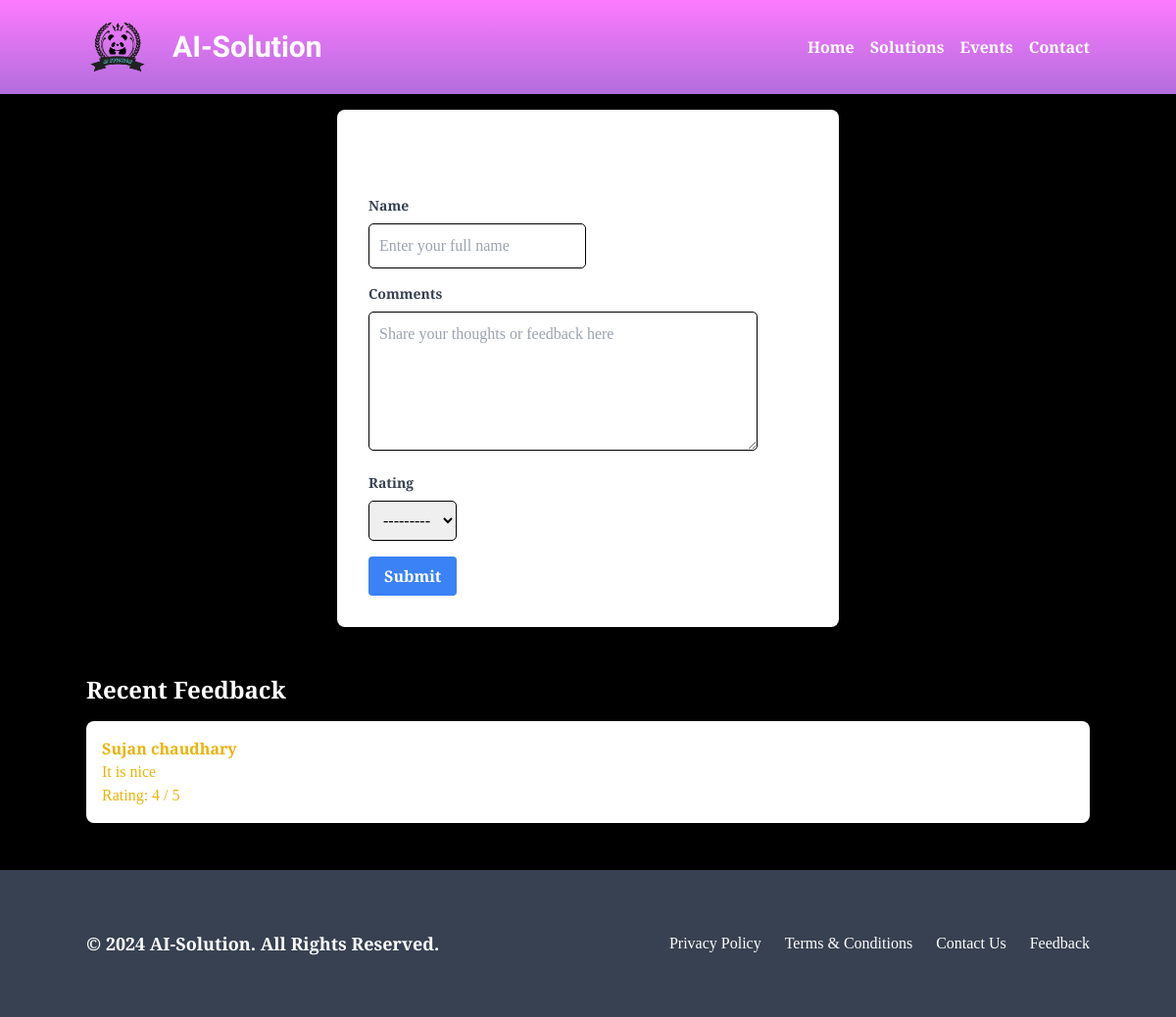
Screenshot of /feedback/ (signed in) with the database file from the repository.
### app/models.py (models this page shows, shortened)
class Feedback(models.Model):
    RATING_CHOICES = [(i, str(i)) for i in range(1, 6)]  # Generates choices for ratings from 1 to 5
    name = models.CharField(max_length=100)
    comments = models.TextField()
    rating = models.IntegerField(choices=RATING_CHOICES)  # Use the predefined choices
    date_submitted = models.DateTimeField(auto_now_add=True)  # Fix typo in "data_submitted"

### app/views.py (the view)
# urls.py: path('feedback/', feedback_view, name='feedback'),
def feedback_view(request):
    recent_feedbacks = Feedback.objects.order_by('-date_submitted')[:3]
    if request.method == 'POST':
        form = FeedbackForm(request.POST)
        if form.is_valid():
            form.save()
            return redirect('home')
    else:
        form = FeedbackForm()
    return render(request, 'feedback.html', {'form': form, 'recent_feedbacks': recent_feedbacks})

### app/forms.py
class FeedbackForm(forms.ModelForm):
    class Meta:
        model = Feedback
        fields = ['name', 'comments', 'rating']
        widgets = {
            'name': forms.TextInput(attrs={
                'class': 'form-control',
                'placeholder': 'Enter your full name',
                'style': 'border: 1px solid black; padding: 10px; border-radius: 5px; color: black;',
            }),
            'comments': forms.Textarea(attrs={
                'class': 'form-control',
                'placeholder': 'Share your thoughts or feedback here',
                'rows': 5,
                'style': 'border: 1px solid black; padding: 10px; border-radius: 5px; color: black;',
            }),
            'rating': forms.Select(attrs={
                'class': 'form-control',
                'style': 'border: 1px solid black; padding: 10px; border-radius: 5px; color: black;',
            }),
        }
        labels = {
            'name': 'Your Name',
            'comments': 'Your Comments',
            'rating': 'Rating (1 to 5)',
        }
        help_texts = {
            'rating': 'Choose a rating from 1 (poor) to 5 (excellent).',
        }

### Templates/feedback.html (shortened to what this page needs)
{% extends 'fotter.html' %}
{% block content %}
    <div class="container mx-auto py-8">
        <div class="bg-white shadow-md rounded-lg p-8 max-w-lg mx-auto">
            <h2 class="text-2xl font-bold mb-6">Submit Your Feedback</h2>
            <form method="post">
                <div class="mb-4">
                    <label class="block text-gray-700 text-sm font-bold mb-2" for="name">Name</label>
                    {{ form.name }}
                </div>
                <div class="mb-4">
                    <label class="block text-gray-700 text-sm font-bold mb-2" for="comments">Comments</label>
                    {{ form.comments }}
                </div>
                <div class="mb-4">
                    <label class="block text-gray-700 text-sm font-bold mb-2" for="rating">Rating</label>
                    {{ form.rating }}
                </div>
                <button type="submit" class="bg-blue-500 text-white font-bold py-2 px-4 rounded hover:bg-blue-700">Submit</button>
            </form>
        </div>
        <div class="mt-12">
            <h2 class="text-2xl font-bold mb-4">Recent Feedback</h2>
            {% for feedback in recent_feedbacks %}
                <div class="bg-white shadow-md rounded-lg p-4 mb-4">
                    <p class="font-bold text-yellow-500">{{ feedback.name }}</p>
                    <p class="text-yellow-500">{{ feedback.comments }}</p>
                    <p class="text-yellow-500">Rating: {{ feedback.rating }} / 5</p>
                </div>
            {% endfor %}
        </div>
    </div>
{% endblock %}

### Templates/fotter.html (style rules this page uses)
body { font-family: "Source Serif Pro", serif; }

### rows the page displays
Feedback: name "Sujan chaudhary", comments "It is nice", rating "4"
